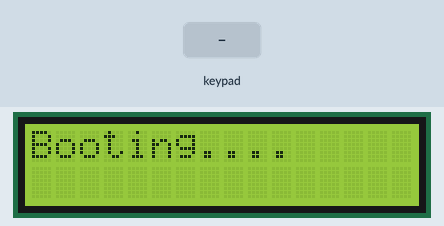
The sketch below on a simulated Arduino Uno, built with avr-gcc and run on an emulated ATmega328P. On the bench: 16×2 character LCD. Wiring (inferred from the names in the program): 4×4 keypad with keys 7 8 9 / 4 5 6 * 1 2 3 - C 0 = +: rows pin 12, pin 11, pin 10, pin 9; columns pin 8, pin 7, pin 6, pin 5. The inputs (shaded band) are chosen by the test bench.

Above: at 6.7 s.
8.5 s: keypad keys 7 + 5 = pressed 0.4 s apart
At 10.4 s:
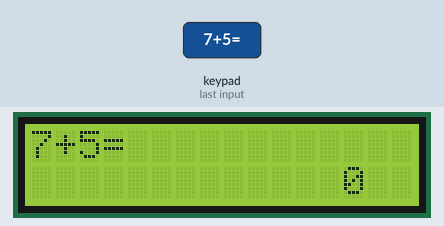
11.6 s: key '/' pressed
13.2 s: key '*' pressed
At 14.2 s:
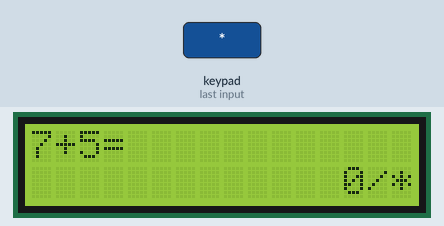
14.8 s: key 'C' pressed
At 15.5 s:
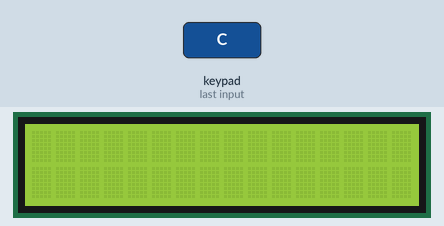
16.4 s: keypad keys 6 * 7 = pressed 0.4 s apart
At 18.8 s:
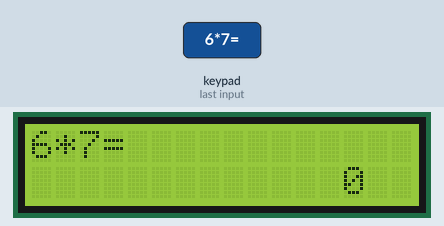
19.5 s: keypad keys 8 / 2 = pressed 0.4 s apart
At 20.5 s:
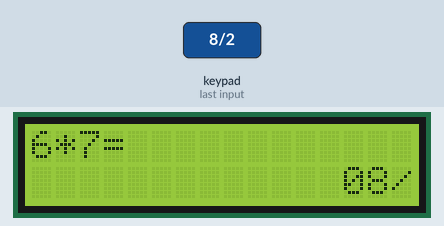
Timing chart, 0 to 22.5 s (numbered marks = the images above; inputs shaded):
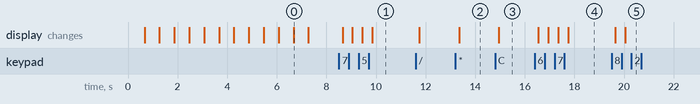

The sketch:

Keypad.ino
```cpp
#include <LiquidCrystal.h>

// Define LCD pins
const int rs = A4, en = A3, d4 = A2, d5 = A1, d6 = A0, d7 = 13;
LiquidCrystal lcd(rs, en, d4, d5, d6, d7);

#define KEY_ROWS 4
#define KEY_COL 4

const byte rowPins[4] = {12, 11, 10, 9};
const byte colPins[4] = {8, 7, 6, 5};

char keys[4][4] = {
  {'7', '8', '9', '/'},
  {'4', '5', '6', '*'},
  {'1', '2', '3', '-'},
  {'C', '0', '=', '+'}
};


char scanKeyPad() {
  for (int i = 0; i < KEY_ROWS; i++) {
    digitalWrite(rowPins[i], LOW);
    for (int j = 0; j < KEY_COL; j++) {
      if (digitalRead(colPins[j]) == LOW) {
        delay(50);
        while (digitalRead(colPins[j]) == LOW);
        digitalWrite(rowPins[i], HIGH);
        return keys[i][j];
      }
    }
    digitalWrite(rowPins[i], HIGH);
  }
  return '\0';
}
 void calculate(){

  }

void setup() {
  lcd.begin(16, 2);
  lcd.clear();
  for (int m = 0; m < KEY_ROWS; m++) {
    pinMode(rowPins[m], OUTPUT);
    digitalWrite(rowPins[m], HIGH);
    pinMode(colPins[m], INPUT_PULLUP);
  }

  for (int x = 0; x < 3; x++) {
    lcd.print("Booting");
    for (int i = 7; i <= 10; i++) {
      lcd.setCursor(i, 0);
      lcd.print(".");
      delay(600);
    }
    lcd.clear();
  }
}

void loop() {
  char key = scanKeyPad();
  if (key != '\0') {
    lcd.print(key);

    int result,num;
    num=key-'0';

     switch(key){
    case 'C':
    lcd.clear();
    break;

    case '+':
    result= num + num;
    break;

    case '=':
    lcd.setCursor(13,1);
    lcd.print(result);
    break;


    default:
    lcd.print("");


     }
  }
}
```

Measured:
- after the input at 8.5 s, the display: first changes after 0.15 s (image 1 shows a later state)
- after the input at 13.2 s, the display: changes after 0.15 s (image 2)
- after the input at 14.8 s, the display: changes after 0.15 s (image 3)
- after the input at 16.4 s, the display: first changes after 0.15 s (image 4 shows a later state)
- after the input at 19.5 s, the display: first changes after 0.15 s (image 5 shows a later state)
- what the display in image 0 shows lasts 0.6 s, from 6.7 s to 7.3 s
